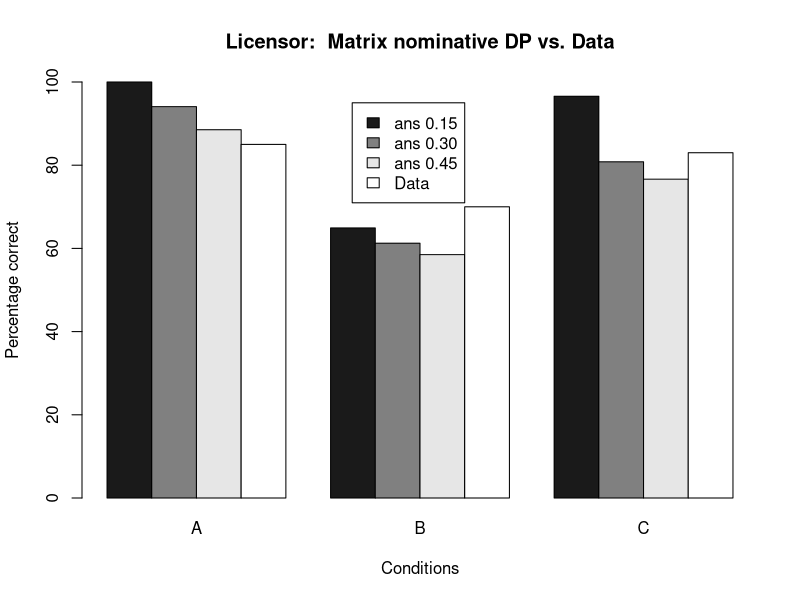

The R script that drew this image:
#######

superpose.eb <- function (x, y, ebl, ebu = ebl, length = 0.08, ...) 
    arrows(x, y + ebu, x, y - ebl, angle = 90, code = 3, 
    length = length, ...)

#NOMAT = matrix(c(99.80, 97.15, 90.83, 61.52, 53.22, 56.04, 95.57, 80.70, 73.90), 3, 3) # data 
#NOMAT = matrix(c(100.00, 94.08, 88.53, 64.92, 61.25, 58.50, 96.58, 80.82, 76.64), 3, 3) # pirat data 

#     A      B     C
#0.15 100.00 64.92 96.58 
#0.30 94.08  61.2580.82 
#0:45 88.53 58.50,76.64 

NOMAT = matrix(c(100.00, 94.08, 88.53, 85.00, 64.92, 61.25, 58.50, 70.00, 96.58, 80.82, 76.64, 83.00), 4, 3)

colnames(NOMAT) = c("A", "B", "C") 
rownames(NOMAT) = c("0.15", "0.30", "0.45", "-") 

#eblb = matrix(c(14,21,12,18,12,18,13,19),2,4) # 1.96 * s.d. of data 
#x.abscis <- barplot(RT, beside=TRUE, col=0:1, ylim=c(0,1200), 
#    main="RT as a function of Age with 95%-confidance bars", 
#    xlab="Age (yrs)") 
#superpose.eb(x.abscis, RT, eblb, col="orange", lwd=2)

noisecol <- c(grey(.1), grey(.5), grey(.9), 0.0)

barplot(NOMAT, beside=TRUE, col=noisecol, ylim=c(0,100), 
    main="Licensor:  Matrix nominative DP vs. Data", 
    xlab="Conditions",
    ylab="Percentage correct")

legend(9,95,
               legend=c("ans 0.15", "ans 0.30", "ans 0.45", "Data"),
               fill=noisecol,
               xjust=1)


